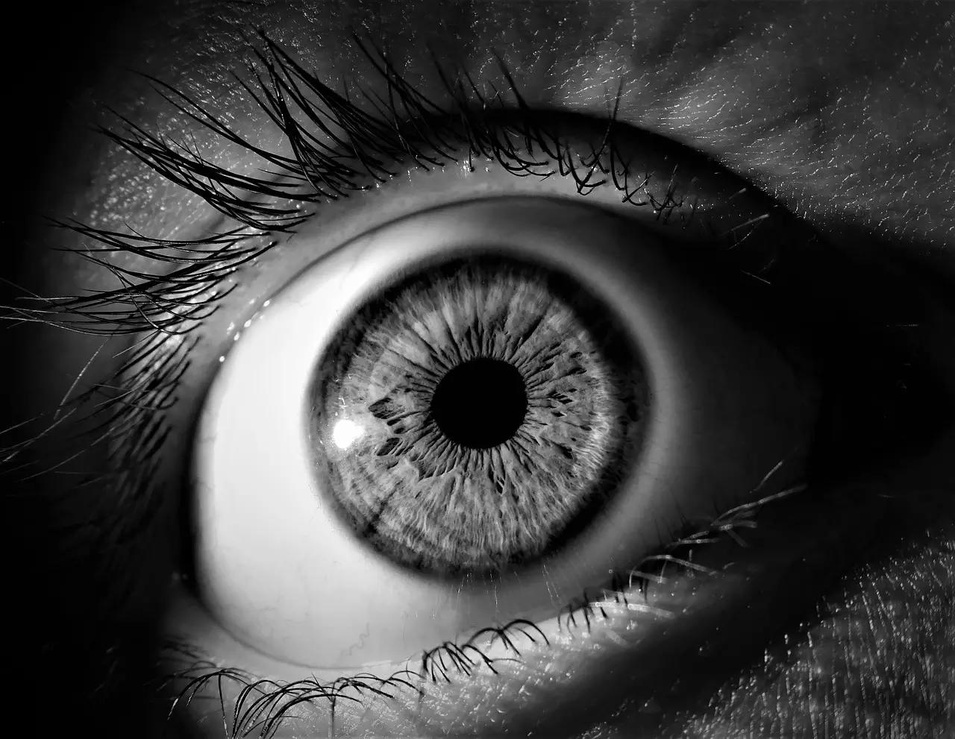
#> input picture olho-pb.jpg, 955 x 739 px, shrunk from 1280 x 991 before the run, found by its file name
$ jupyter execute Transformadas_Intensidade.ipynb
#> lines starting #> are read from the running program, lines starting #| are printed output that depends on the picture
# Objetivo
Aplicar as seguintes transformadas de intensidade:

- [X] Logarítmica
- [ ] Exponencial
- [ ] Inversa

Implementar funções de histograma responsáveis por:
- [ ] Exibir
- [ ] Equalizar
- [ ] Comparar

[cell 1]
import cv2 as cv
import numpy as np
import matplotlib.pyplot as plt

[cell 2]
image_path ="/content/olho-pb.jpg"

#### Classe de transformações

[cell 3]
from ctypes import ArgumentError
"""
- Receives a image path and loads the image
- It has a function for each transformation
- when the class is instantiaded, only the original image is loaded
- for each funtion called it apply the transformation to the image and loads in - another attribute
"""
class Transformation:

  def __init__(self, image_path):
#> called with image_path = '/content/olho-pb.jpg'
    self.original = cv.imread(image_path)
#> self.original is the input picture: shape (739, 955, 3); min 0, max 255, mean 61.5

    if self.original is None:
      raise FileNotFoundError(f"Image in path {image_path} not found")

    self.log_image = None
    self.c = None
    self.exp_image = None
    self.exp_image_power = None
    self.inv_image = None

  """
  Apply a log transformation in the image
  params:
    c: Constant value that can be altered, if it is not provided, it will be calculated automatically
  """
  def log(self, c = None):
    # Converte a imagem para float para evitar problemas no cálculo logarítmico
    original_float = self.original.astype(np.float32)

    max_value_bit_value = 255

    if c is None:
      c = max_value_bit_value / np.log(1 + np.max(original_float))
#> c = 45.99

    self.c = c
#> self.c = 45.99
    log_image = c * ( np.log (original_float + 1) )
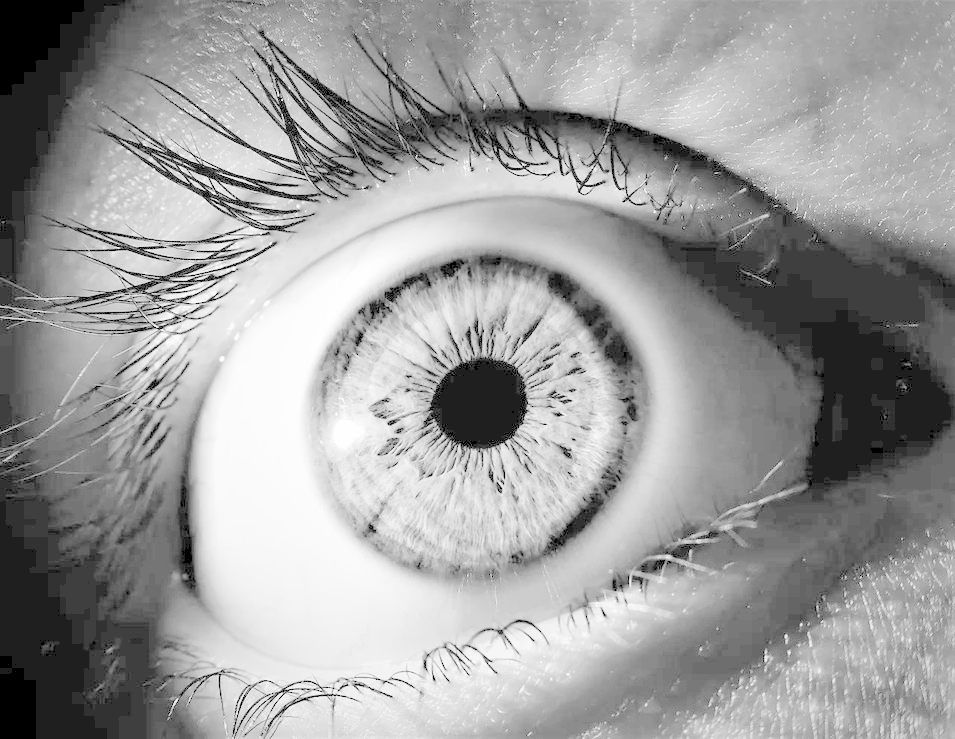
#> log_image: shape (739, 955, 3) float32; min 0, max 255, mean 157

    if log_image is None:
      raise Exception("Log transformation failed")

    log_image = np.array(log_image, dtype = np.uint8)

    self.log_image = log_image


  """
  Apply the exponential tranformation to the power of the param: power
  param:
    power: power of the exponential transformation, default is 1.5
  """
  def exp(self, power = 1.5):
#> called with power = 1.5
    exp_image = np.power(self.original, power)
    self.exp_image_power = power

    if exp_image is None:
      raise Exception("Exponential transformation failed")

    exp_image = np.clip(exp_image, 0, 255)
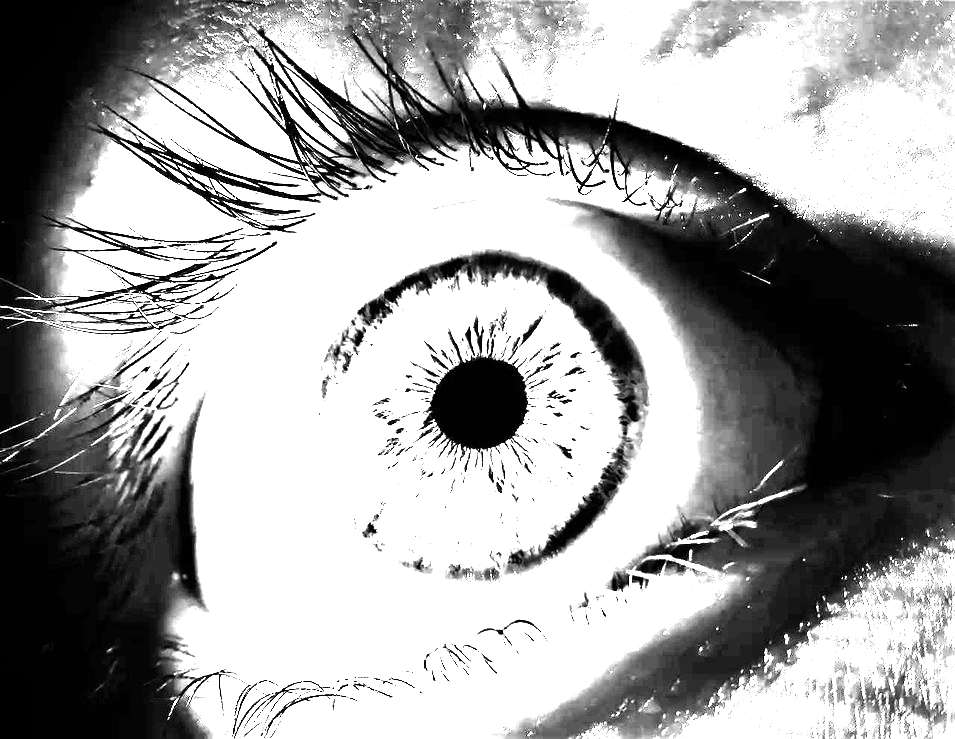
#> exp_image: shape (739, 955, 3) float64; min 0, max 255, mean 160.8
    exp_image = np.array(exp_image, dtype = np.uint8)

    self.exp_image = exp_image

  """
  Apply the inverse transformation to the image
  """
  def inv(self):
    max_value = 255

    inv_image = max_value - self.original
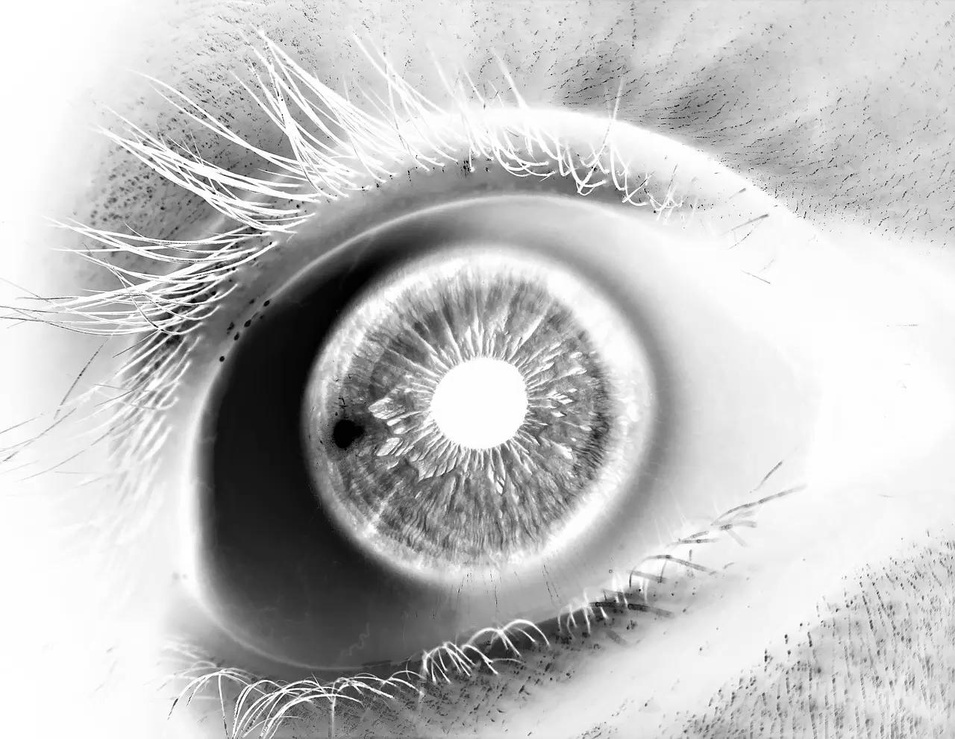
#> inv_image: shape (739, 955, 3); min 0, max 255, mean 193.5
    inv_image = np.array(inv_image, dtype = np.uint8)

    if inv_image is None:
      raise Exception("Inverse transformation failed")

    self.inv_image = inv_image

  """
  Show images in a grid, comparing the original with the transformed images
  each row is the original image and one of the transformed image

  """
  def show_images(self):
    rows = 3
    cols = 2
    images = ["log", "exp", "inv"]

    fig, axes = plt.subplots(rows, cols, figsize=(10, 10))
    fig.patch.set_facecolor('silver')
    fig.suptitle('Original vs Transformed Images')

    fig.subplots_adjust(hspace=0.3, wspace=0.01)

    for row in range(0, rows):

      axes[row][0].imshow(self.original)
      axes[row][0].axis('off')  # Remove os eixos
      axes[row][1].axis('off')

      match images[row]:
        case "log":
          if self.log_image is None:
            raise Exception("Log transformation not applied")

          axes[row][1].imshow(self.log_image)
          axes[row][1].set_title(f"Logaritmic (c value {self.c})")

        case "exp":
          if self.exp_image is None:
            raise Exception("Exponential transformation not applied")

          axes[row][1].imshow(self.exp_image)
          axes[row][1].set_title(f"Exponential (Power {self.exp_image_power})")

        case "inv":
          if self.inv_image is None:
            raise Exception("Inverse transformation not applied")

          axes[row][1].imshow(self.inv_image)
          axes[row][1].set_title("Inverse")

    # Função para exibir apenas a imagem original
  def plot_original(self):
      plt.imshow(self.original)
      plt.title("Original Image")
      plt.axis('off')
      plt.show()

  # Função para exibir apenas a imagem logaritmica
  def plot_log(self):
      if self.log_image is None:
          raise Exception("Log transformation not applied")

      plt.imshow(self.log_image)
      plt.title(f"Logarithmic Transformation (c value {self.c})")
      plt.axis('off')
      plt.show()

  # Função para exibir apenas a imagem exponencial
  def plot_exp(self):
      if self.exp_image is None:
          raise Exception("Exponential transformation not applied")

      plt.imshow(self.exp_image)
      plt.title(f"Exponential Transformation (Power {self.exp_image_power})")
      plt.axis('off')
      plt.show()

  # Função para exibir apenas a imagem inversa
  def plot_inv(self):
      if self.inv_image is None:
          raise Exception("Inverse transformation not applied")

      plt.imshow(self.inv_image)
      plt.title("Inverse Transformation")
      plt.axis('off')
      plt.show()

  """
  Apply all transformations to the image in their default params
  """
  def transform(self):
    self.log()
    self.exp()
    self.inv()

### Execução das tranformações

[cell 4]
transformations = Transformation(image_path)
transformations.transform()

[cell 5]
transformations.show_images()

### Classe de histogramas

[cell 6]
class Histogram:

  def __init__(self, image_path):
#> called with image_path = '/content/cavalo.jpg'
    self.original = cv.imread(image_path, cv.IMREAD_GRAYSCALE)
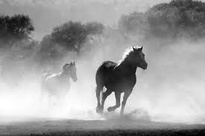
#> input picture cavalo.jpg, 205 x 136 px, shrunk from 275 x 183 before the run, found by its file name
#> self.original is the input picture: shape (136, 205); min 0, max 255, mean 158.8
    self.equalized = None
    self.original_histogram = None
    self.equalized_histogram = None

    if self.original is None:
      raise FileNotFoundError(f"Image in path {image_path} not found")

    self.equalize()

    self.calc_histograms()

  """
  Equalizes the image and loads it in the equalized attribute
  """
  def equalize(self):
    equalized = cv.equalizeHist(self.original)
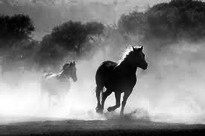
#> equalized: shape (136, 205); min 0, max 255, mean 128.1

    if equalized is None:
      raise Exception("Histogram equalization failed")

    equalized = np.array(equalized, dtype = np.uint8)

    self.equalized = equalized


  """
  Show images in a grid, comparing the original with the equalized image
  """
  def compare_images(self):

    if self.equalized is None:
      raise Exception("Histogram equalization not applied")

    fig, axs = plt.subplots(1, 2, figsize=(10, 5))
    fig.patch.set_facecolor('silver')

    fig.suptitle('Original vs Equalized Image')
    fig.subplots_adjust(wspace=0.3)

    axs[0].imshow(self.original, cmap="gray")
    axs[0].set_title("Original Image")
    axs[0].axis('off')

    axs[1].imshow(self.equalized, cmap="gray")
    axs[1].set_title("Equalized Image")
    axs[1].axis('off')

    plt.show()

  """
  Draws the histogram of the images
  each row has a image with it's corresponding histogram
  """
  def compare_histograms_images(self):

    fig, axs = plt.subplots(2, 2, figsize=(10, 8))
    fig.patch.set_facecolor('silver')
    fig.suptitle('Original vs Equalized Image and Histograms')
    fig.tight_layout()
    fig.subplots_adjust(top=0.9, hspace=0.5, wspace=0.3)

    axs[0][0].imshow(self.original, cmap="gray")
    axs[0][0].set_title("Original Image")
    axs[0][0].axis('off')

    axs[0][1].plot(self.original_histogram)
    axs[0][1].set_title("Original Image Histogram")
    axs[0][1].set_xlabel("Pixel Value")
    axs[0][1].set_ylabel("Frequency")

    axs[1][0].imshow(self.equalized, cmap="gray")
    axs[1][0].set_title("Equalized Image")
    axs[1][0].axis('off')


    axs[1][1].plot(self.equalized_histogram)
    axs[1][1].set_title("Equalized Image Histogram")
    axs[1][1].set_xlabel("Pixel Value")
    axs[1][1].set_ylabel("Frequency")

    plt.show()

  """
  Draws the histogram of the images
  """
  def compare_histograms(self):
    fig, axs = plt.subplots(1, 2, figsize=(10, 5))
    fig.patch.set_facecolor('silver')
    fig.suptitle('Original vs Equalized Histograms\n\n')
    fig.subplots_adjust(wspace=0.3)

    axs[0].plot(self.original_histogram)
    axs[0].set_title("Original Image Histogram")
    axs[0].set_xlabel("Pixel Value")
    axs[0].set_ylabel("Frequency")

    axs[1].plot(self.equalized_histogram)
    axs[1].set_title("Equalized Image Histogram")
    axs[1].set_xlabel("Pixel Value")
    axs[1].set_ylabel("Frequency")

  def calc_histograms(self):
    histSize = [256]
    histRange = [0, 256]
    accumulate = False

    # Argumentos
    # canais: imagem cinza tem 1
    # índice: quais canais usar
    # mask: máscara que pode ser usada
    # histSize: tamanho do histograma em cada direção
    # histRange: intervalo de valores, não inclusivo a direito
    original_histogram = cv.calcHist([self.original], [0], None, histSize, histRange)
#> original_histogram = 256 values, max 349 at index 185, min 4 at index 13, mean 108.9

    if original_histogram is None:
      raise Exception("Histogram calculation failed")

    equalized_histogram = cv.calcHist([cv.Mat(self.equalized)], [0], None, histSize, histRange)
#> equalized_histogram = 256 values, max 349 at index 161, min 0 at index 55, mean 108.9

    if equalized_histogram is None:
      raise Exception("Histogram calculation failed")

    self.original_histogram = original_histogram
#> self.original_histogram has the same summary as original_histogram
    self.equalized_histogram = equalized_histogram
#> self.equalized_histogram has the same summary as equalized_histogram

### Execução dos histogramas

[cell 7]
image_path2 = "/content/cavalo.jpg"
histograms = Histogram(image_path2)

[cell 8]
histograms.compare_images()

[cell 9]
histograms.compare_histograms_images()
#> in compare_histograms_images, `plt.show()`:
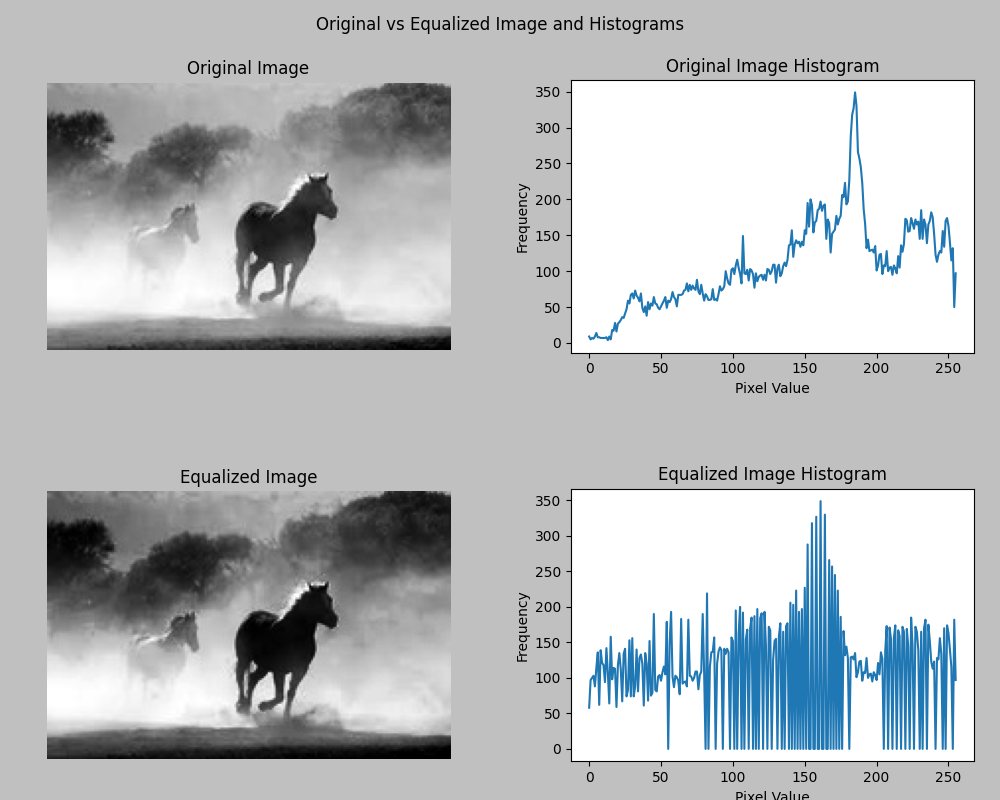
#> figure drawn by matplotlib, 4 panels; panel 2: curve peaks at x = 185, y = 349; panel 4: curve peaks at x = 161, y = 349

[cell 10]
histograms.compare_histograms()
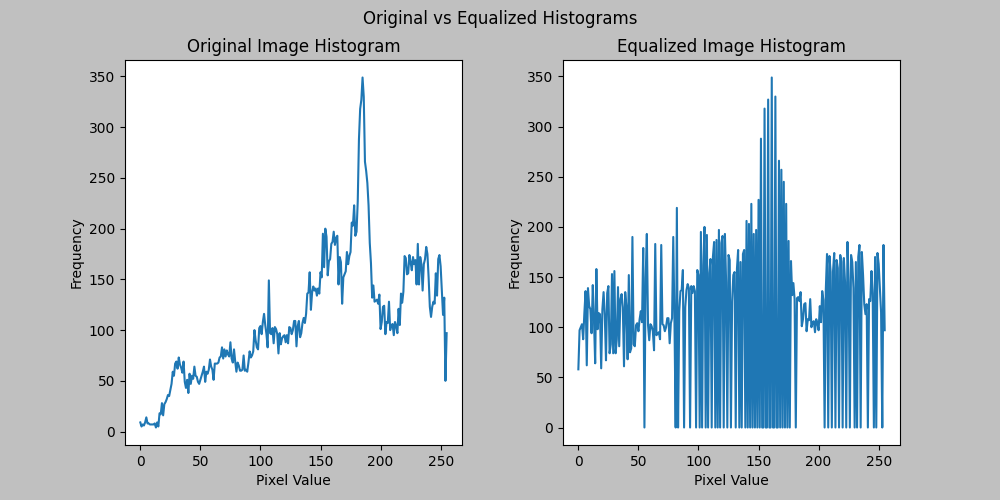
#> figure drawn by matplotlib, 2 panels; panel 1: curve peaks at x = 185, y = 349; panel 2: curve peaks at x = 161, y = 349

## Referências
https://ic.unicamp.br/~helio/disciplinas/MO443/aula_realce.pdf

https://www.geeksforgeeks.org/log-transformation-of-an-image-using-python-and-opencv/

https://docs.opencv.org/3.4/d8/dbc/tutorial_histogram_calculation.html

[cell 11]
fig, axs = plt.subplots(1, 2, figsize=(10, 5))
fig.subplots_adjust(wspace=0.3)

axs[0].imshow(histograms.original, cmap="gray")
axs[0].axis('off')

axs[1].imshow(histograms.equalized, cmap="gray")
axs[1].axis('off')

plt.show()

[cell 12]
fig, axs = plt.subplots(1, 2, figsize=(10, 5))
fig.subplots_adjust(wspace=0.3)

axs[0].plot(histograms.original_histogram)
axs[0].set_xlabel("Pixel Value")
axs[0].set_ylabel("Frequency")

axs[1].plot(histograms.equalized_histogram)
axs[1].set_xlabel("Pixel Value")
axs[1].set_ylabel("Frequency")
plt.show()
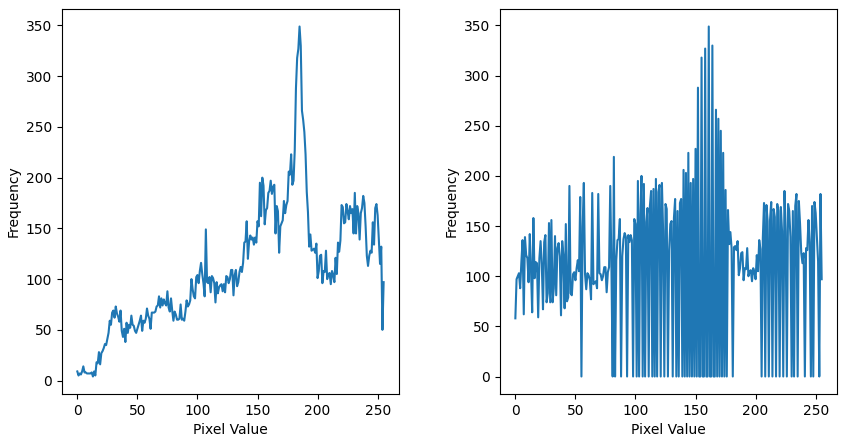
#> figure drawn by matplotlib, 2 panels; panel 1: curve peaks at x = 185, y = 349; panel 2: curve peaks at x = 161, y = 349

[cell 13]
fig, axs = plt.subplots(1, 2, figsize=(10, 5))
fig.patch.set_facecolor('none')
fig.patch.set_facecolor('silver')

axs[0].imshow(transformations.original)
axs[0].axis('off')

transformations.exp(1.2)
#> call 2 of exp, with power = 1.2
#> in exp (call 2), `exp_image = np.clip(exp_image, 0, 255)`:
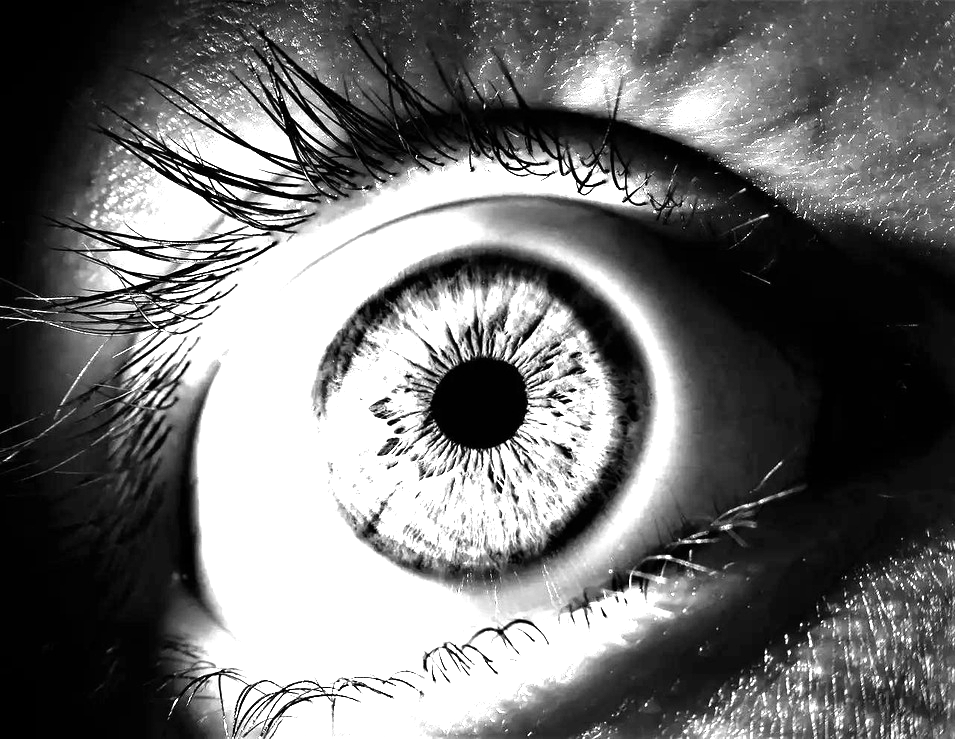
#> exp_image: shape (739, 955, 3) float64; min 0, max 255, mean 111.6
axs[1].imshow(transformations.inv_image)
axs[1].axis('off')

plt.show()
